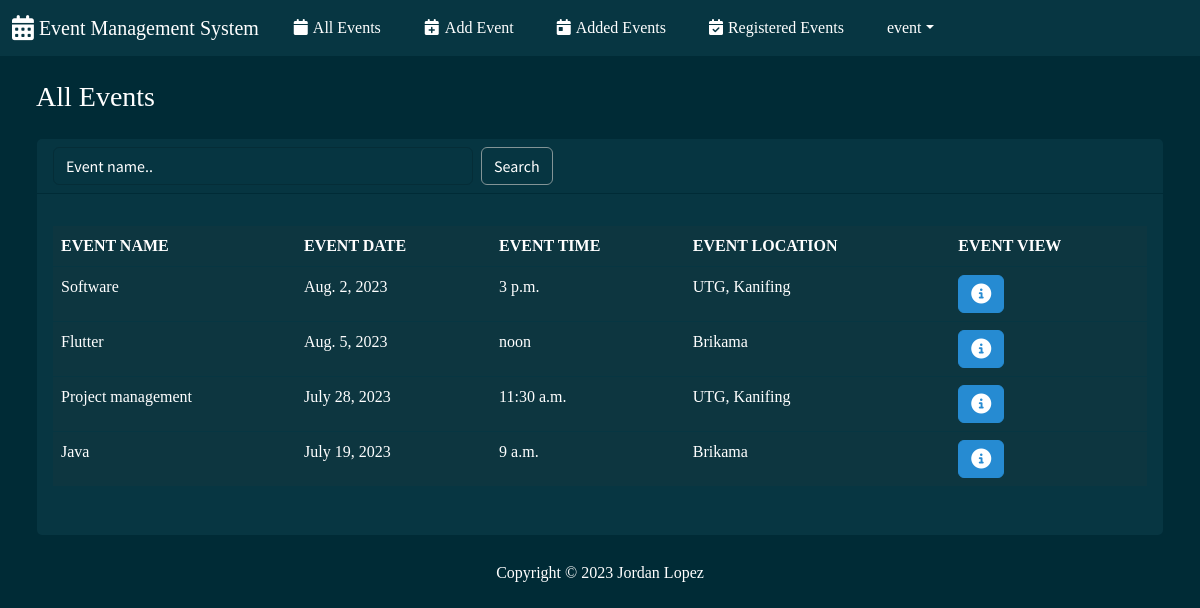
The app's page / (signed in) with its own data.
### event/models.py (models this page shows, shortened)
class Event(models.Model):
    event_organizer = models.ForeignKey(UserProfile, on_delete=models.CASCADE)
    event_name = models.CharField(max_length=1000000)
    event_date = models.DateField()
    event_time = models.TimeField()
    event_location = models.CharField(max_length=1000000)
    event_agenda = models.TextField()
    event_guest_speakers = models.CharField(max_length=1000000)
    event_ticket_price = models.FloatField()
    created_at = models.DateTimeField(default=datetime.now)
    event_registered_count = models.IntegerField(default=0)

### event/views.py (the view, shortened to what this page needs)
# urls.py: path('', views.index, name='index'),
@login_required(login_url='login')
def index(request):
    try:
        events = Event.objects.all()
        search_query = request.GET.get('search', '')
        event_present = len(events) > 0
        context =  {
            'events':events,
            'event_present':event_present,
            'search_query':search_query
        }
        return render(request, 'index.html', context)
    except:
        return render(request, 'error.html')

### templates/index.html (shortened to what this page needs)
{% load static %}
<!DOCTYPE html>
<html lang="en">
<head>
    <link rel="stylesheet" href="{% static 'css/bootstrap.min.css' %}">
    <link rel="stylesheet" href="https://cdnjs.cloudflare.com/ajax/libs/font-awesome/6.3.0/css/all.min.css ">
</head>
<body>
    <nav class="navbar navbar-expand-lg bg-dark" data-bs-theme="dark">
        <div class="container-fluid">
            <a class="navbar-brand" href="{% url 'index' %}" style="font-family: Georgia, 'Times New Roman', Times, serif;"><i class="fa-solid fa-calendar-days fa-lg" style="padding-right: 5px;"></i>Event Management System</a>
            <div class="collapse navbar-collapse" id="navbarColor02">
                <ul class="navbar-nav me-auto">
                    <li class="nav-item">
                        <a class="nav-link active" href="{% url 'index' %}" style="font-family: Georgia, 'Times New Roman', Times, serif;">
                            <i class="fa-solid fa-calendar" style="padding-right: 5px;"></i>All Events
                        </a>
                    </li>
                    <li class="nav-item">
                        <a class="nav-link active" href="{% url 'add_event' %}" style="font-family: Georgia, 'Times New Roman', Times, serif;"><i class="fa-solid fa-calendar-plus" style="padding-right: 5px;"></i>Add Event</a>
                    </li>
                    <li class="nav-item">
                        <a class="nav-link active" href="{% url 'added_event' %}" style="font-family: Georgia, 'Times New Roman', Times, serif;"><i class="fa-solid fa-calendar-day" style="padding-right: 5px;"></i>Added Events</a>
                    </li>
                    <li class="nav-item">
                        <a class="nav-link active" href="{% url 'registered_event' %}" style="font-family: Georgia, 'Times New Roman', Times, serif;"><i class="fa-solid fa-calendar-check" style="padding-right: 5px;"></i>Registered Events</a>
                    </li>
                    <li class="nav-item dropdown">
                        <a style="font-family: Georgia, 'Times New Roman', Times, serif;color: #fff;" class="nav-link dropdown-toggle" data-bs-toggle="dropdown" href="#" role="button" aria-haspopup="true" aria-expanded="false">{{request.user}}</a>
                    </li>
                </ul>
            </div>
        </div>
    </nav>
    <div class="container-fluid">
        <h3 class="m-4" style="color: #fff;font-family: Georgia, 'Times New Roman', Times, serif;">All Events</h3>
        <div class="row">
            <div class="col-12">
                <div class="card bg-dark ms-4 me-4 mb-4">
                    <div class="card-header">
                        <form class="d-flex" method="GET" action="{% url 'index' %}">
                            <input name="search" style="width: 35vw;" id="do" class="form-control me-sm-2" type="search" placeholder="Event name..">
                            <button class="btn btn-secondary my-2 my-sm-0" style="color: #fff;background:transparent" type="submit">Search</button>
                        </form>
                    </div>
                    <div class="card-body">
                        <p class="card-text">
                            <div class="table-responsive">
                                {% if event_present %}
                                <table class="table table-hover">
                                    <thead>
                                        <tr>
                                            <th style="color: #fff;font-family: Georgia, 'Times New Roman', Times, serif;margin-bottom:10px;" scope="col">EVENT NAME</th>
                                            <th style="color: #fff;font-family: Georgia, 'Times New Roman', Times, serif;" scope="col">EVENT DATE</th>
                                            <th style="color: #fff;font-family: Georgia, 'Times New Roman', Times, serif;" scope="col">EVENT TIME</th>
                                            <th style="color: #fff;font-family: Georgia, 'Times New Roman', Times, serif;" scope="col">EVENT LOCATION</th>
                                            <th style="color: #fff;font-family: Georgia, 'Times New Roman', Times, serif;" scope="col">EVENT VIEW</th>
                                        </tr>
                                    </thead>
                                    <tbody>
                                        {% for event in events reversed %}
                                        <tr>
                                            <td style="color: #fff;font-family: Georgia, 'Times New Roman', Times, serif;">{{event.event_name}}</td>
                                            <td style="color: #fff;font-family: Georgia, 'Times New Roman', Times, serif;">{{event.event_date}}</td>
                                            <td style="color: #fff;font-family: Georgia, 'Times New Roman', Times, serif;">{{event.event_time}}</td>
                                            <td style="color: #fff;font-family: Georgia, 'Times New Roman', Times, serif;">{{event.event_location}}</td>
                                            <td>
                                                <button type="button" class="btn btn-info" href="" data-bs-toggle="modal" data-bs-target="#myModal{{ event.id }}"><i class="fa-solid fa-circle-info fa-lg"></i></button>
                                            </td>
                                        </tr>
                                        {% endfor %}
                                    </tbody>
                                </table>
                                {% else %}
                                <p style="font-family: Georgia, 'Times New Roman', Times, serif;color:#fff;">No Events</p>
                                {% endif %}
                            </div>
                        </p>
                    </div>
                </div>
            </div>
        </div>
    </div>
    <footer class="mt-auto mb-4">
        <div class="text-center">
            <span  style="color: #fff;font-family: Georgia, 'Times New Roman', Times, serif;">
                Copyright &copy; <script>document.write(new Date().getFullYear())</script> Jordan Lopez
            </span>
        </div>
    </footer>
</body>
</html>

### templates/index.html (style rules this page uses)
.nav-link, .navbar-brand { margin-right: 27px; }
#do::placeholder { color: white; }
#do { color: white; background: transparent; }

### records on screen
Event: event_name "Software", event_date "Aug. 2, 2023", event_time "3 p.m.", event_location "UTG, Kanifing"
Event: event_name "Flutter", event_date "Aug. 5, 2023", event_time "noon", event_location "Brikama"
Event: event_name "Project management", event_date "July 28, 2023", event_time "11:30 a.m.", event_location "UTG, Kanifing"
Event: event_name "Java", event_date "July 19, 2023", event_time "9 a.m.", event_location "Brikama"

### other values on screen
{{ request.user }} "event"
